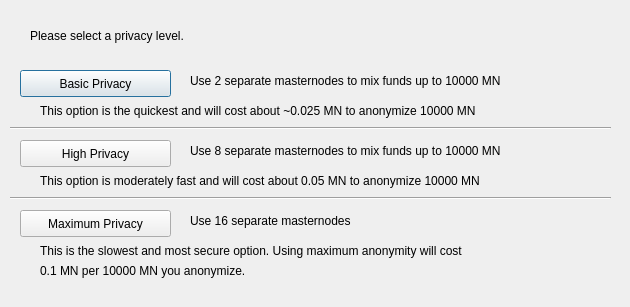
<?xml version="1.0" encoding="UTF-8"?>
<ui version="4.0">
 <class>ObfuscationConfig</class>
 <widget class="QDialog" name="ObfuscationConfig">
  <property name="geometry">
   <rect>
    <x>0</x>
    <y>0</y>
    <width>630</width>
    <height>307</height>
   </rect>
  </property>
  <property name="windowTitle">
   <string>Configure Obfuscation</string>
  </property>
  <widget class="QPushButton" name="buttonBasic">
   <property name="geometry">
    <rect>
     <x>20</x>
     <y>70</y>
     <width>151</width>
     <height>27</height>
    </rect>
   </property>
   <property name="text">
    <string>Basic Privacy</string>
   </property>
  </widget>
  <widget class="QPushButton" name="buttonHigh">
   <property name="geometry">
    <rect>
     <x>20</x>
     <y>140</y>
     <width>151</width>
     <height>27</height>
    </rect>
   </property>
   <property name="text">
    <string>High Privacy</string>
   </property>
  </widget>
  <widget class="QPushButton" name="buttonMax">
   <property name="geometry">
    <rect>
     <x>20</x>
     <y>210</y>
     <width>151</width>
     <height>27</height>
    </rect>
   </property>
   <property name="text">
    <string>Maximum Privacy</string>
   </property>
  </widget>
  <widget class="QLabel" name="label">
   <property name="geometry">
    <rect>
     <x>30</x>
     <y>20</y>
     <width>571</width>
     <height>31</height>
    </rect>
   </property>
   <property name="text">
    <string>Please select a privacy level.</string>
   </property>
  </widget>
  <widget class="QLabel" name="label_2">
   <property name="geometry">
    <rect>
     <x>190</x>
     <y>70</y>
     <width>421</width>
     <height>21</height>
    </rect>
   </property>
   <property name="text">
    <string>Use 2 separate masternodes to mix funds up to 10000 MN</string>
   </property>
  </widget>
  <widget class="QLabel" name="label_3">
   <property name="geometry">
    <rect>
     <x>190</x>
     <y>140</y>
     <width>411</width>
     <height>21</height>
    </rect>
   </property>
   <property name="text">
    <string>Use 8 separate masternodes to mix funds up to 10000 MN</string>
   </property>
  </widget>
  <widget class="QLabel" name="label_4">
   <property name="geometry">
    <rect>
     <x>190</x>
     <y>210</y>
     <width>421</width>
     <height>21</height>
    </rect>
   </property>
   <property name="text">
    <string>Use 16 separate masternodes</string>
   </property>
  </widget>
  <widget class="QLabel" name="label_6">
   <property name="geometry">
    <rect>
     <x>40</x>
     <y>100</y>
     <width>561</width>
     <height>21</height>
    </rect>
   </property>
   <property name="text">
    <string>This option is the quickest and will cost about ~0.025 MN to anonymize 10000 MN</string>
   </property>
  </widget>
  <widget class="QLabel" name="label_7">
   <property name="geometry">
    <rect>
     <x>40</x>
     <y>170</y>
     <width>561</width>
     <height>21</height>
    </rect>
   </property>
   <property name="text">
    <string>This option is moderately fast and will cost about 0.05 MN to anonymize 10000 MN</string>
   </property>
  </widget>
  <widget class="QLabel" name="label_8">
   <property name="geometry">
    <rect>
     <x>40</x>
     <y>240</y>
     <width>561</width>
     <height>21</height>
    </rect>
   </property>
   <property name="text">
    <string>This is the slowest and most secure option. Using maximum anonymity will cost</string>
   </property>
  </widget>
  <widget class="QLabel" name="label_9">
   <property name="geometry">
    <rect>
     <x>40</x>
     <y>260</y>
     <width>561</width>
     <height>21</height>
    </rect>
   </property>
   <property name="text">
    <string>0.1 MN per 10000 MN you anonymize.</string>
   </property>
  </widget>
  <widget class="Line" name="line">
   <property name="geometry">
    <rect>
     <x>10</x>
     <y>120</y>
     <width>601</width>
     <height>16</height>
    </rect>
   </property>
   <property name="orientation">
    <enum>Qt::Horizontal</enum>
   </property>
  </widget>
  <widget class="Line" name="line_2">
   <property name="geometry">
    <rect>
     <x>10</x>
     <y>190</y>
     <width>601</width>
     <height>16</height>
    </rect>
   </property>
   <property name="orientation">
    <enum>Qt::Horizontal</enum>
   </property>
  </widget>
 </widget>
 <resources/>
 <connections/>
</ui>
